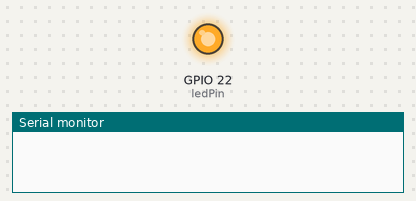
This sketch was run on a simulated ESP32. Shown: output pins drawn as LEDs (lit = HIGH), the last lines printed to the serial monitor.

Above: at 0.2 s.
At 5.5 s:
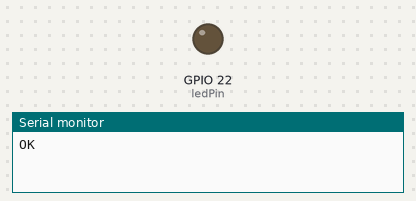
Timing chart, 0 to 8.1 s (numbered marks = the images above):
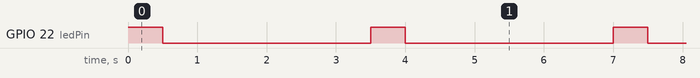

Measured:
- by itself, GPIO 22 (ledPin): alternates HIGH for 0.50 s and LOW for 3.0 s

The sketch:

001.ino
```cpp
/***
 * LED Blinking
 * Code Written by TechMartian
 */
#include <esp_adc_cal.h>

const int ledPin = 22;

void setup() {
  Serial.begin(115200);
  // setup pin 5 as a digital output pin
  pinMode (ledPin, OUTPUT);
}

void loop() {
  digitalWrite (ledPin, HIGH);  // turn on the LED

  delay(500); // wait for half a second or 500 milliseconds

  digitalWrite (ledPin, LOW); // turn off the LED

  delay(3000); // wait for half a second or 500 milliseconds
  Serial.println("OK");

}
```
